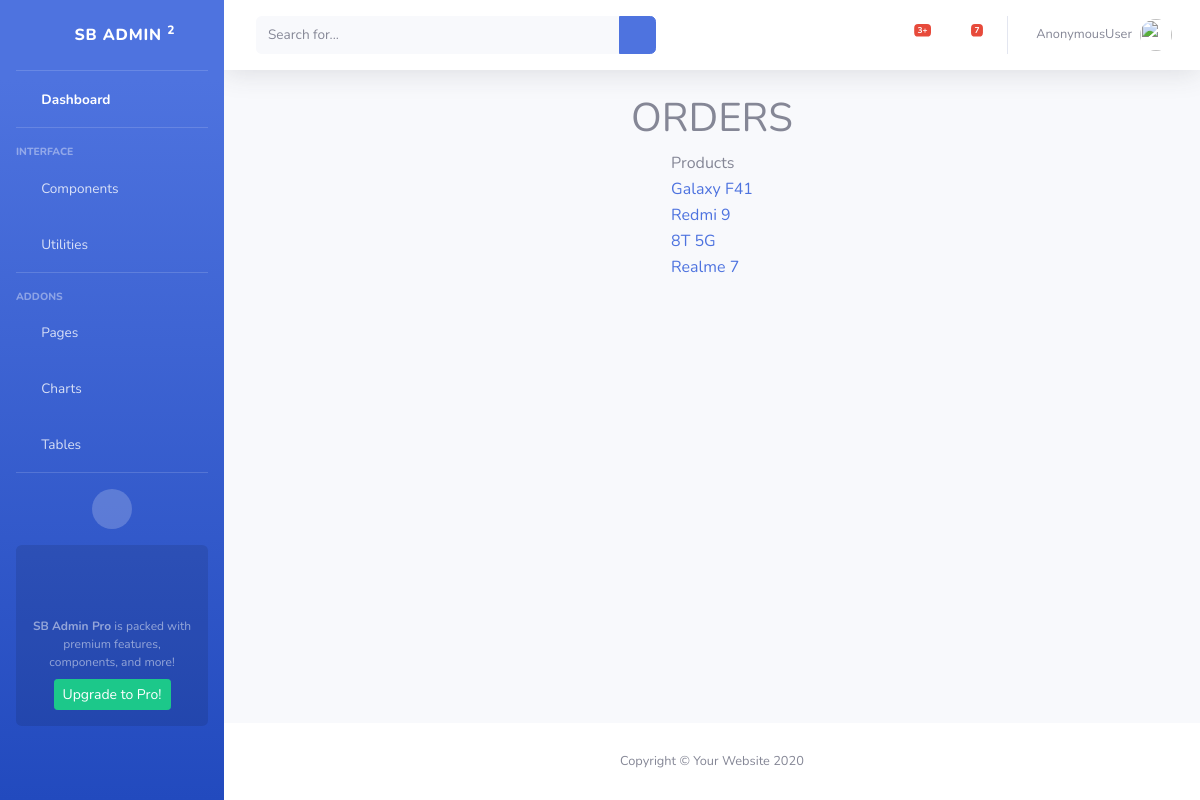
The page /orders on the database its author committed.
### app_mobile/models.py (models this page shows, shortened)
class Order(models.Model):
    user = models.CharField(max_length=20)
    name = models.CharField(max_length=20)
    address = models.TextField()
    phone = models.IntegerField()
    model_name = models.CharField(max_length=50)
    price = models.IntegerField()
    date = models.DateField(default=date.today())
    status = models.CharField(max_length=50,default='Pending')

### app_mobile/views.py (the view)
# urls.py: path('orders', view_orderline, name='orders'),
def view_orderline(request):
    orders = Order.objects.all()
    context = {
        "orders":orders
    }
    return render(request, 'app_mobile/admin_orders.html',context)

### app_mobile/templates/app_mobile/admin_orders.html
{% extends 'app_mobile/admin_base.html' %}
{% block body_block %}
<h1 align="center">ORDERS</h1>
<table align="center">
    <tr>
        <td>Products</td>
    </tr>
    {% for order in orders %}
    <tr>
        <td><a href="{% url 'vieworders' order.id %}">{{ order.model_name }}</a> </td>
    </tr>
    {% endfor %}
</table>
{% endblock %}

### rows shown on the page
Order: model_name "Galaxy F41"
Order: model_name "Redmi 9"
Order: model_name "8T 5G"
Order: model_name "Realme 7"

### other values the page prints
{{ request.user }} "AnonymousUser"
